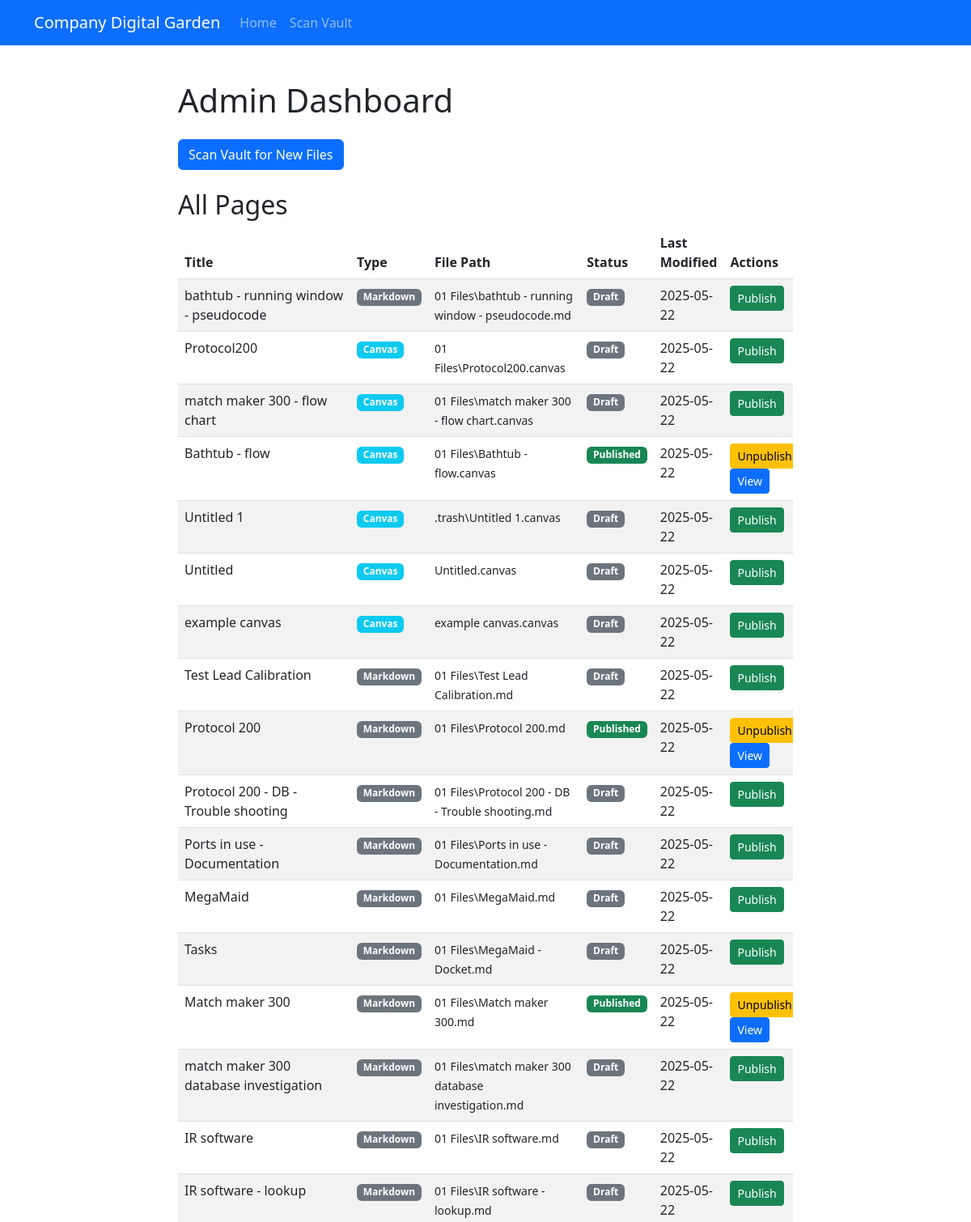
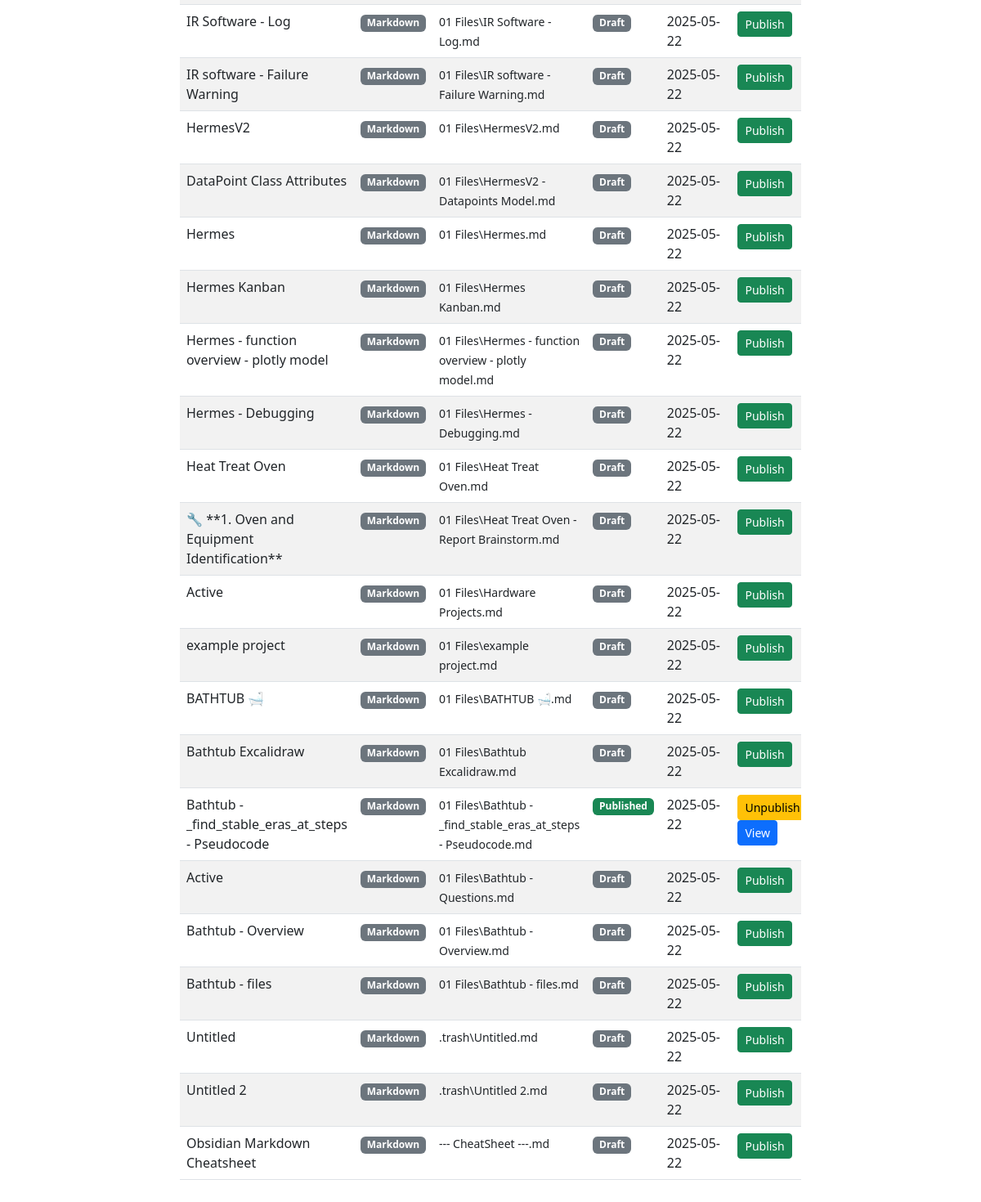
The app's page /admin/ with its own data (2 pictures, top to bottom).
### app/models.py (models this page shows, shortened)
class Page(db.Model):
    id = db.Column(db.Integer, primary_key=True)
    title = db.Column(db.String(200), nullable=False)
    file_path = db.Column(db.String(500), nullable=False, unique=True)
    file_type = db.Column(db.String(20), default='markdown')  # New field for file type
    is_published = db.Column(db.Boolean, default=False)
    published_at = db.Column(db.DateTime, nullable=True)
    last_modified = db.Column(db.DateTime, default=datetime.utcnow)

### app/routes.py (the view)
@admin_bp.route('/')
def admin_index():
    pages = Page.query.order_by(Page.last_modified.desc()).all()
    return render_template('admin/index.html', pages=pages)

### app/templates/admin/index.html (shortened to what this page needs)
{% extends "base.html" %}
{% block nav_items %}
<li class="nav-item">
    <a class="nav-link" href="{{ url_for('admin.scan_vault') }}">Scan Vault</a>
</li>
{% endblock %}
{% block content %}
<div class="content">
    <h1 class="mb-4">Admin Dashboard</h1>
    <div class="mb-4">
        <a href="{{ url_for('admin.scan_vault') }}" class="btn btn-primary">
            Scan Vault for New Files
        </a>
    </div>
    <h2>All Pages</h2>
    {% if pages %}
        <div class="table-responsive">
<table class="table table-striped">
    <thead>
        <tr>
            <th>Title</th>
            <th>Type</th>
            <th>File Path</th>
            <th>Status</th>
            <th>Last Modified</th>
            <th>Actions</th>
        </tr>
    </thead>
    <tbody>
        {% for page in pages %}
            <tr>
                <td>{{ page.title }}</td>
                <td>
                    {% if page.file_type == 'canvas' %}
                        <span class="badge bg-info">Canvas</span>
                    {% else %}
                        <span class="badge bg-secondary">Markdown</span>
                    {% endif %}
                </td>
                <td><small>{{ page.file_path }}</small></td>
                <td>
                    {% if page.is_published %}
                        <span class="badge bg-success">Published</span>
                    {% else %}
                        <span class="badge bg-secondary">Draft</span>
                    {% endif %}
                </td>
                <td>{{ page.last_modified.strftime('%Y-%m-%d') }}</td>
                <td>
                    <form method="POST" action="{{ url_for('admin.toggle_publish', page_id=page.id) }}" class="d-inline">
                        {% if page.is_published %}
                            <button type="submit" class="btn btn-sm btn-warning">Unpublish</button>
                        {% else %}
                            <button type="submit" class="btn btn-sm btn-success">Publish</button>
                        {% endif %}
                    </form>
                    {% if page.is_published %}
                        <a href="{{ url_for('main.view_page', page_id=page.id) }}" class="btn btn-sm btn-primary">View</a>
                    {% endif %}
                </td>
            </tr>
        {% endfor %}
    </tbody>
</table>
        </div>
    {% else %}
        <div class="alert alert-info">
            No pages found. Try scanning your vault for new files.
        </div>
    {% endif %}
</div>
{% endblock %}

### app/templates/base.html (shortened to what this page needs)
<!DOCTYPE html>
<html lang="en">
<head>
    <link rel="stylesheet" href="https://cdn.jsdelivr.net/npm/bootstrap@5.2.3/dist/css/bootstrap.min.css">
</head>
<body>
    <nav class="navbar navbar-expand-lg navbar-dark bg-primary">
        <div class="container">
            <a class="navbar-brand" href="/">Company Digital Garden</a>
            <div class="collapse navbar-collapse" id="navbarNav">
                <ul class="navbar-nav">
                    <li class="nav-item">
                        <a class="nav-link" href="/">Home</a>
                    </li>
                    {% block nav_items %}{% endblock %}
                </ul>
            </div>
        </div>
    </nav>
    <div class="container mt-4">
        {% block content %}{% endblock %}
    </div>
</body>
</html>

### app/templates/base.html (style rules this page uses)
.content { max-width: 800px; margin: 0 auto; padding: 20px; }

### records on screen
Page: title "bathtub - running window - pseudocode", file_type "Markdown", file_path "01 Files\\bathtub - running window - pseudocode.md", is_published "Draft", last_modified "2025-05-22"
Page: title "Protocol200", file_type "Canvas", file_path "01 Files\\Protocol200.canvas", is_published "Draft", last_modified "2025-05-22"
Page: title "match maker 300 - flow chart", file_type "Canvas", file_path "01 Files\\match maker 300 - flow chart.canvas", is_published "Draft", last_modified "2025-05-22"
Page: title "Bathtub - flow", file_type "Canvas", file_path "01 Files\\Bathtub - flow.canvas", is_published "Published", last_modified "2025-05-22"
Page: title "Untitled 1", file_type "Canvas", file_path ".trash\\Untitled 1.canvas", is_published "Draft", last_modified "2025-05-22"
Page: title "Untitled", file_type "Canvas", file_path "Untitled.canvas", is_published "Draft", last_modified "2025-05-22"
Page: title "example canvas", file_type "Canvas", file_path "example canvas.canvas", is_published "Draft", last_modified "2025-05-22"
Page: title "Test Lead Calibration", shows "Markdown", file_path "01 Files\\Test Lead Calibration.md", is_published "Draft", last_modified "2025-05-22"
Page: title "Protocol 200", shows "Markdown", file_path "01 Files\\Protocol 200.md", is_published "Published", last_modified "2025-05-22"
Page: title "Protocol 200 - DB - Trouble shooting", shows "Markdown", file_path "01 Files\\Protocol 200 - DB - Trouble shooting.md", is_published "Draft", last_modified "2025-05-22"
Page: title "Ports in use - Documentation", shows "Markdown", file_path "01 Files\\Ports in use - Documentation.md", is_published "Draft", last_modified "2025-05-22"
Page: title "MegaMaid", shows "Markdown", file_path "01 Files\\MegaMaid.md", is_published "Draft", last_modified "2025-05-22"
Page: title "Tasks", shows "Markdown", file_path "01 Files\\MegaMaid - Docket.md", is_published "Draft", last_modified "2025-05-22"
Page: title "Match maker 300", shows "Markdown", file_path "01 Files\\Match maker 300.md", is_published "Published", last_modified "2025-05-22"
Page: title "match maker 300 database investigation", shows "Markdown", file_path "01 Files\\match maker 300 database investigation.md", is_published "Draft", last_modified "2025-05-22"
Page: title "IR software", shows "Markdown", file_path "01 Files\\IR software.md", is_published "Draft", last_modified "2025-05-22"
Page: title "IR software - lookup", shows "Markdown", file_path "01 Files\\IR software - lookup.md", is_published "Draft", last_modified "2025-05-22"
Page: title "IR Software - Log", shows "Markdown", file_path "01 Files\\IR Software - Log.md", is_published "Draft", last_modified "2025-05-22"
Page: title "IR software - Failure Warning", shows "Markdown", file_path "01 Files\\IR software - Failure Warning.md", is_published "Draft", last_modified "2025-05-22"
Page: title "HermesV2", shows "Markdown", file_path "01 Files\\HermesV2.md", is_published "Draft", last_modified "2025-05-22"
Page: title "DataPoint Class Attributes", shows "Markdown", file_path "01 Files\\HermesV2 - Datapoints Model.md", is_published "Draft", last_modified "2025-05-22"
Page: title "Hermes", shows "Markdown", file_path "01 Files\\Hermes.md", is_published "Draft", last_modified "2025-05-22"
Page: title "Hermes Kanban", shows "Markdown", file_path "01 Files\\Hermes Kanban.md", is_published "Draft", last_modified "2025-05-22"
Page: title "Hermes - function overview - plotly model", shows "Markdown", file_path "01 Files\\Hermes - function overview - plotly model.md", is_published "Draft", last_modified "2025-05-22"
Page: title "Hermes - Debugging", shows "Markdown", file_path "01 Files\\Hermes - Debugging.md", is_published "Draft", last_modified "2025-05-22"
Page: title "Heat Treat Oven", shows "Markdown", file_path "01 Files\\Heat Treat Oven.md", is_published "Draft", last_modified "2025-05-22"
Page: title "🔧 **1. Oven and Equipment Identification**", shows "Markdown", file_path "01 Files\\Heat Treat Oven - Report Brainstorm.md", is_published "Draft", last_modified "2025-05-22"
Page: title "Active", shows "Markdown", file_path "01 Files\\Hardware Projects.md", is_published "Draft", last_modified "2025-05-22"
Page: title "example project", shows "Markdown", file_path "01 Files\\example project.md", is_published "Draft", last_modified "2025-05-22"
Page: title "BATHTUB 🛁", shows "Markdown", file_path "01 Files\\BATHTUB 🛁.md", is_published "Draft", last_modified "2025-05-22"
Page: title "Bathtub Excalidraw", shows "Markdown", file_path "01 Files\\Bathtub Excalidraw.md", is_published "Draft", last_modified "2025-05-22"
Page: title "Bathtub - _find_stable_eras_at_steps - Pseudocode", shows "Markdown", file_path "01 Files\\Bathtub - _find_stable_eras_at_steps - Pseudocode.md", is_published "Published", last_modified "2025-05-22"
Page: title "Active", shows "Markdown", file_path "01 Files\\Bathtub - Questions.md", is_published "Draft", last_modified "2025-05-22"
Page: title "Bathtub - Overview", shows "Markdown", file_path "01 Files\\Bathtub - Overview.md", is_published "Draft", last_modified "2025-05-22"
Page: title "Bathtub - files", shows "Markdown", file_path "01 Files\\Bathtub - files.md", is_published "Draft", last_modified "2025-05-22"
Page: title "Untitled", shows "Markdown", file_path ".trash\\Untitled.md", is_published "Draft", last_modified "2025-05-22"
Page: title "Untitled 2", shows "Markdown", file_path ".trash\\Untitled 2.md", is_published "Draft", last_modified "2025-05-22"
Page: title "Obsidian Markdown Cheatsheet", file_path "--- CheatSheet ---.md", is_published "Draft", last_modified "2025-05-22"
